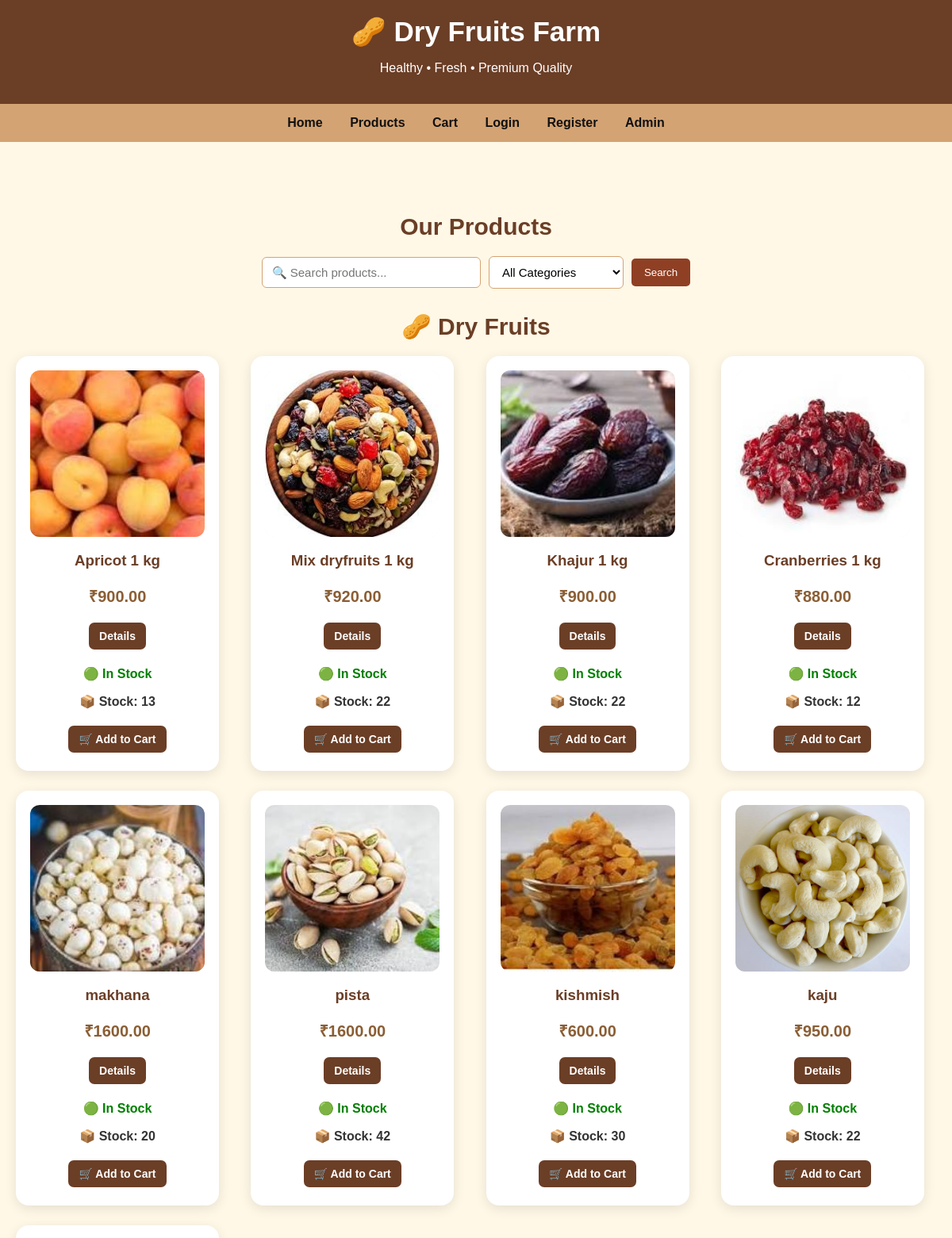
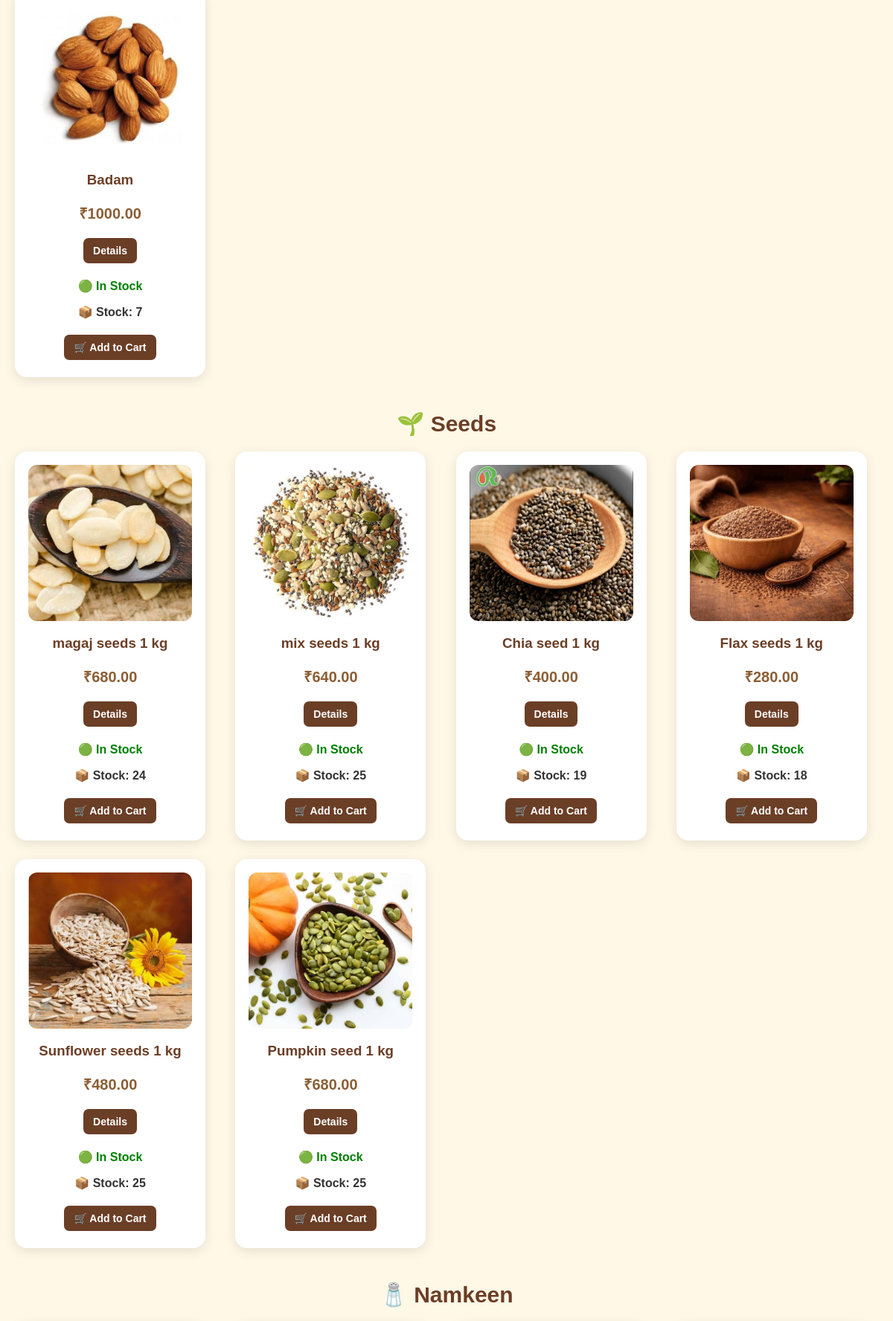
Screenshot of /products/ (upper part) with the database file from the repository (2 pictures, top to bottom).
### store/models.py (models this page shows, shortened)
class Product(models.Model):
    CATEGORY_CHOICES = [
        ('dry_fruits', 'Dry Fruits'),
        ('seeds', 'Seeds'),
        ('namkeen', 'Namkeen'),
    ]
    name = models.CharField(max_length=150)
    category = models.CharField(
        max_length=20,
        choices=CATEGORY_CHOICES,
        default='dry_fruits'
    )
    slug = models.SlugField(unique=True)
    description = models.TextField(blank=True)
    price = models.DecimalField(max_digits=10, decimal_places=2)
    image = models.ImageField(
        upload_to='products/',
        blank=True,
        null=True
    )
    available = models.BooleanField(default=True)
    stock = models.PositiveIntegerField(default=0)
    created_at = models.DateTimeField(auto_now_add=True)
    class Meta:
        ordering = ['-created_at']
    def get_absolute_url(self):
        return reverse('store:product_detail', args=[self.slug])

### store/views.py (the view)
# urls.py: path('products/', views.product_list, name='product_list'),
def product_list(request):
    products = Product.objects.all()
    search = request.GET.get('search', '')
    category = request.GET.get('category', '')
    if search:
        products = products.filter(name__icontains=search)
    if category:
        products = products.filter(category=category)
    return render(
        request,
        'store/product_list.html',
        {
            'products': products,
            'search': search,
            'category': category,
        }
    )

### templates/store/product_list.html (shortened to what this page needs)
{% extends 'base.html' %}
{% block content %}
<section class="products">
<h2>Our Products</h2>
<div class="product-filter">
    <form method="GET">
        <input
            type="text"
            name="search"
            placeholder="🔍 Search products..."
            value="{{ search }}"
        >
        <select name="category">
            <option value="">All Categories</option>
        </select>
        <button type="submit" class="button">
            Search
        </button>
    </form>
</div>
<h2>🥜 Dry Fruits</h2>
<div class="product-grid">
    {% for product in products %}
        {% if product.category == 'dry_fruits' %}
        <div class="product-box">
            {% if product.image %}
                <img src="{{ product.image.url }}" alt="{{ product.name }}">
            {% else %}
                <div class="image-placeholder">🥜</div>
            {% endif %}
            <h3>{{ product.name }}</h3>
            <p class="price">₹{{ product.price }}</p>
            <a class="button"
               href="{{ product.get_absolute_url }}">
                Details
            </a>
            {% if product.available %}
                <p style="color: green; font-weight: bold;">
                    🟢 In Stock
                </p>
                <p style="font-weight: bold;">
    📦 Stock: {{ product.stock }}
</p>
                <a class="button"
                   href="{% url 'store:cart_add' product.id %}">
                    🛒 Add to Cart
                </a>
            {% else %}
                <p style="color: red; font-weight: bold;">
                    🔴 Out of Stock
                </p>
            {% endif %}
        </div>
        {% endif %}
    {% endfor %}
</div>
<h2>🌱 Seeds</h2>
<div class="product-grid">
    {% for product in products %}
        {% if product.category == 'seeds' %}
        <div class="product-box">
            {% if product.image %}
                <img src="{{ product.image.url }}" alt="{{ product.name }}">
            {% else %}
                <div class="image-placeholder">🌱</div>
            {% endif %}
            <h3>{{ product.name }}</h3>
            <p class="price">₹{{ product.price }}</p>
            <a class="button"
               href="{% url 'store:product_detail' product.slug %}">
                Details
            </a>
            {% if product.available %}
                <p style="color: green; font-weight: bold;">
                    🟢 In Stock
                </p>
                <p style="font-weight: bold;">
    📦 Stock: {{ product.stock }}
</p>
                <a class="button"
                   href="{% url 'store:cart_add' product.id %}">
                    🛒 Add to Cart
                </a>
            {% else %}
                <p style="color: red; font-weight: bold;">
                    🔴 Out of Stock
                </p>
            {% endif %}
        </div>
        {% endif %}
    {% endfor %}
</div>
<h2>🧂 Namkeen</h2>
</section>
{% endblock %}

### static/css/style.css (style rules this page uses)
body { margin: 0; font-family: Arial, sans-serif; background-color: #fff8e7; color: #333; }
.banner h2, .products h2 { color: #6b3e26; font-size: 30px; }
.products { text-align: center; padding: 30px; }
.product-grid { display: flex; flex-wrap: wrap; justify-content: center; gap: 20px; }
.product-box { width: 220px; background: white; padding: 15px; border-radius: 15px; box-shadow: 0 2px 8px #aaa; }
.product-box img, .detail-card img { width: 100%; height: 170px; object-fit: cover; border-radius: 10px; }
.price { color: green; font-size: 18px; font-weight: bold; }
.button { display: inline-block; background-color: #8f3f24; color: white; text-decoration: none; border: none; padding: 10px 16px; border-radius: 5px; cursor: pointer; }
.products { max-width: 1200px; margin: 40px auto; padding: 20px; }
.products > h2 { text-align: center; color: #6b3e26; margin: 30px 0 20px; }
.product-grid { display: grid; grid-template-columns: repeat(auto-fit, minmax(230px, 1fr)); gap: 25px; margin-bottom: 45px; }
.product-box { background: white; padding: 18px; border-radius: 16px; text-align: center; box-shadow: 0 4px 15px rgba(0, 0, 0, 0.10); transition: 0.3s; }
.product-box img, .image-placeholder { width: 100%; height: 210px; object-fit: cover; border-radius: 12px; background: #fff8e7; }
.product-box h3 { color: #6b3e26; margin: 15px 0 8px; }
.product-box .price { color: #8b5e34; font-size: 20px; font-weight: bold; margin-bottom: 15px; }
.product-box .button { display: inline-block; margin: 5px 3px; padding: 9px 13px; background: #6b3e26; color: white; text-decoration: none; border-radius: 7px; font-size: 14px; font-weight: bold; }
.product-filter { margin: 20px 0 30px; text-align: center; }
.product-filter form { display: flex; justify-content: center; align-items: center; gap: 10px; flex-wrap: wrap; }
.product-filter input, .product-filter select { padding: 10px 12px; border: 1px solid #d4a373; border-radius: 6px; font-size: 15px; background: white; }
.product-filter input { width: 250px; }
.product-filter select { width: 170px; }

### rows the page displays
Product: image (picture), name "Apricot 1 kg", price "900.00", stock "13"
Product: image (picture), name "Mix dryfruits 1 kg", price "920.00", stock "22"
Product: image (picture), name "Khajur 1 kg", price "900.00", stock "22"
Product: image (picture), name "Cranberries 1 kg", price "880.00", stock "12"
Product: image (picture), name "makhana", price "1600.00", stock "20"
Product: image (picture), name "pista", price "1600.00", stock "42"
Product: image (picture), name "kishmish", price "600.00", stock "30"
Product: image (picture), name "kaju", price "950.00", stock "22"
Product: image (picture), name "Badam", price "1000.00", stock "7"
Product: image (picture), name "magaj seeds 1 kg", price "680.00", stock "24"
Product: image (picture), name "mix seeds 1 kg", price "640.00", stock "25"
Product: image (picture), name "Chia seed 1 kg", price "400.00", stock "19"
Product: image (picture), name "Flax seeds 1 kg", price "280.00", stock "18"
Product: image (picture), name "Sunflower seeds 1 kg", price "480.00", stock "25"
Product: image (picture), name "Pumpkin seed 1 kg", price "680.00", stock "25"
